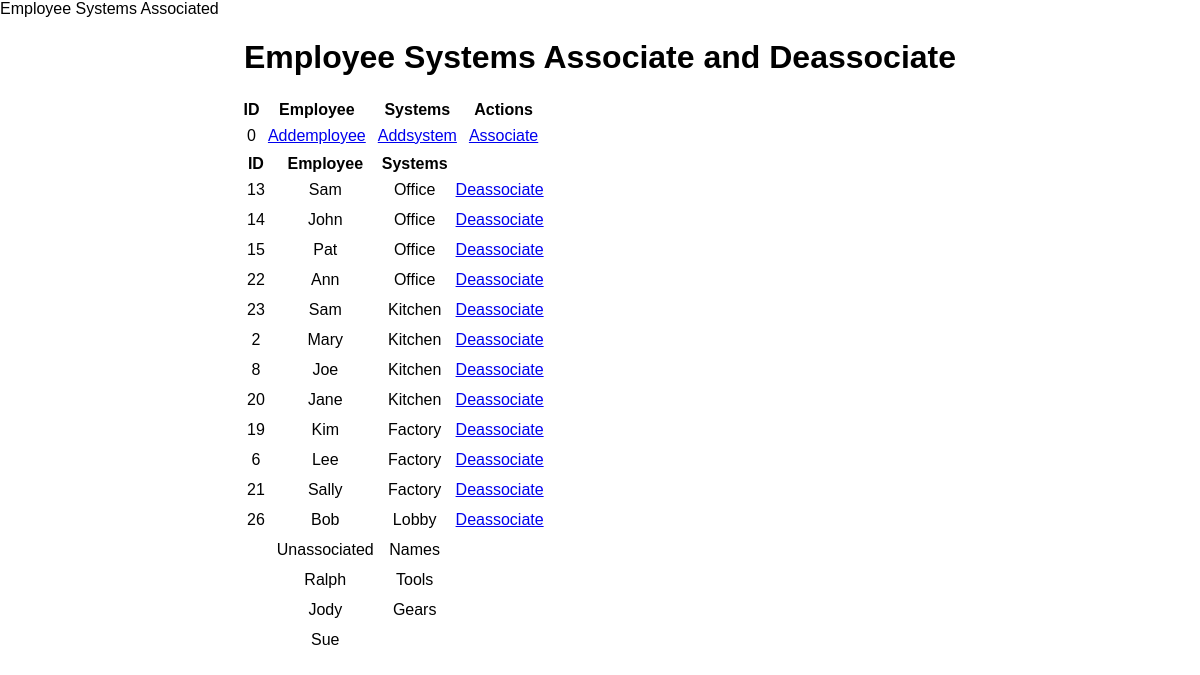
The page / on the database its author committed.
### app.py (models this page shows, shortened)
class Blanknames(db.Model):
    id = db.Column(db.Integer, primary_key=True)
    empName = db.Column(db.String(200), default='.')
    sysName = db.Column(db.String(200), default='.')
    date_created = db.Column(db.DateTime, default=datetime.utcnow)

class Associated(db.Model):
    id = db.Column(db.Integer, primary_key=True)
    empKey = db.Column(db.Integer)
    sysKey = db.Column(db.Integer)

class Employee(db.Model):
    empKey = db.Column(db.Integer, primary_key=True)
    empName = db.Column(db.String(200), nullable=False)

class Systems(db.Model):
    sysKey = db.Column(db.Integer, primary_key=True)
    sysName = db.Column(db.String(200), nullable=False)

### app.py (the view)
@app.route('/', methods=['POST', 'GET'])
def index():
    if request.method == 'POST':
        emp_content = request.form['empName']
        if emp_content is not None:
            new_task1 = Employee(empName=emp_content)
            try:
                db.session.add(new_task1)
                db.session.commit()
                return redirect('/')
            except:
                return 'There was an issue adding your Employee'
        sys_content = request.form['sysName']
        if sys_content is not None:
            new_task2 = Systems(sysName=sys_content)
            try:
                db.session.add(new_task2)
                db.session.commit()
                return redirect('/')
            except:
                return 'There was an issue adding your System'
        a_sys_content = request.form['AsysName']
        d_sys_content = request.form['DsysName']
        a_emp_content = request.form['DsysName']
        d_emp_content = request.form['DsysName']
        if a_sys_content is not None and a_emp_content is not None:
            con = engine.connect()
            statement = "INSERT INTO Associated(empKey, sysKey) select empKey, sysKey from Employee, Systems where empName ='" + emp_content + "' and sysName ='" + sys_content + "'"
            con.execute(statement)
        if d_sys_content is not None and d_emp_content is not None:
            con = engine.connect()
            statement = "delete from Associated where id in (select id from company.empsys where empName ='" + d_emp_content + "' and sysName ='" + d_sys_content + "')"
            con.execute(statement)
    else:
            tasks = Blanknames.query.order_by(Blanknames.id).all()
            con = engine.connect()
            statement = "select * from empsys order by 3,2"
            trans = con.execute(statement)
            statement = "select * from Employee where empKey not in (select empKey from Associated)"
            empnames = con.execute(statement)
            statement = "select * from Systems where sysKey not in (select sysKey from Associated)"
            sysnames = con.execute(statement)
            emparr = []
            for name in empnames:
                emparr.append(name.empName)
            sysarr = []
            for name in sysnames:
                sysarr.append(name.sysName)
            arr = []
            for i in range(0,max(len(emparr),len(sysarr))):
                arr.append({"empName": "", "sysName": ""})
            for i in range(0,len(emparr)):
                arr[i]["empName"] = emparr[i]
            for i in range(0,len(sysarr)):
                arr[i]["sysName"] = sysarr[i]
            names = arr
            return render_template('index.html', tasks=tasks,trans=trans,names=names)

### templates/index.html (shortened to what this page needs)
{% extends 'base.html' %}
{% block head %}
<title>Employee Systems Associated</title>
{% endblock %}
{% block body %}
<div class="content">
    <h1 style="text-align: center">Employee Systems Associate and Deassociate</h1>
    {% if tasks|length < 1 %}
    <h4 style="text-align: center">Enter</h4>
    {% else %}
    <table style="margin-left: 20%">
        <tr>
            <th>ID</th>
            <th>Employee</th>
            <th>Systems</th>
            <th>Actions</th>
        </tr>
        {% for task in tasks %}
            <tr>
                <td>{{ task.id}}</td>
                <td>
                        <a href="/emp/">Addemployee</a>
                    </td>
                    <td>
                            <a href="/sys/">Addsystem</a>
                        </td>
                <td>
                    <a href="/update/">Associate</a>
                </td>
            </tr>
        {% endfor %}
    </table>
    <table style="margin-left: 20%">
        <tr>
            <th>ID</th> <th>Employee</th> <th>Systems</th>
        </tr>
        {% for tran in trans %}
            <tr>
                <td>{{tran.id}}</td> <td>{{tran.empName}}</td> <td>{{tran.sysName}}</td>
                <td>
                    <a href="/delete/{{tran.id}}">Deassociate</a>
                </td>
            </tr>
        {% endfor %}
            <tr>
                <td></td> <td>Unassociated</td> <td>Names</td>
            </tr>
        {% for name in names %}
            <tr>
                <td></td> <td>{{name.empName}}</td> <td>{{name.sysName}}</td>
                <td>
                </td>
            </tr>
        {% endfor %}
    </table>
    {% endif %}
</div>
{% endblock %}

### templates/base.html (shortened to what this page needs)
<!DOCTYPE html>
<html lang="en">
<head>
    <link rel="stylesheet" href="{{ url_for('static', filename='css/main.css') }}"
    {% block head %}{% endblock %}
</head>
<body>
    {% block body %}{% endblock %}
</body>
</html>

### static/css/main.css (style rules this page uses)
body { margin: 0; font-family: sans-serif; }
td { text-align: center; padding: 5px; }

### rows shown on the page
Blanknames: id "0"
Associated: id "13", empName "Sam", sysName "Office"
Associated: id "14", empName "John", sysName "Office"
Associated: id "15", empName "Pat", sysName "Office"
Associated: id "22", empName "Ann", sysName "Office"
Associated: id "23", empName "Sam", sysName "Kitchen"
Associated: id "2", empName "Mary", sysName "Kitchen"
Associated: id "8", empName "Joe", sysName "Kitchen"
Associated: id "20", empName "Jane", sysName "Kitchen"
Associated: id "19", empName "Kim", sysName "Factory"
Associated: id "6", empName "Lee", sysName "Factory"
Associated: id "21", empName "Sally", sysName "Factory"
Associated: id "26", empName "Bob", sysName "Lobby"
Employee: empName "Ralph"
Systems: sysName "Tools"
Employee: empName "Jody"
Systems: sysName "Gears"
Employee: empName "Sue"
